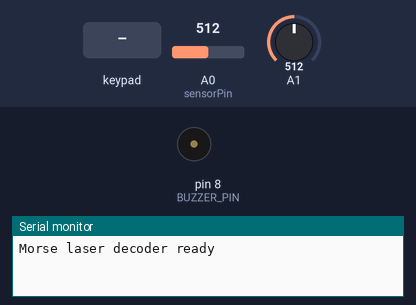
Recording of a sketch running on a simulated Arduino Uno, built with avr-gcc and run on an emulated ATmega328P. On the bench: buzzer (waves = sounding), the last lines printed to the serial monitor. Inputs (shaded band) come from the test bench; at power-on: A0 (sensorPin) = 512, A1 = 512.

Above: at 1.6 s.
1.7 s: A0 (sensorPin) set to 716
3.2 s: key '1' pressed
At 3.72 s:
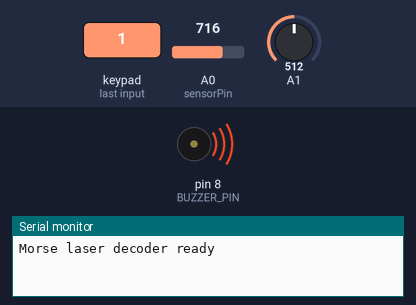
Timing chart, 0 to 6.2 s (numbered marks = the images above; inputs shaded):
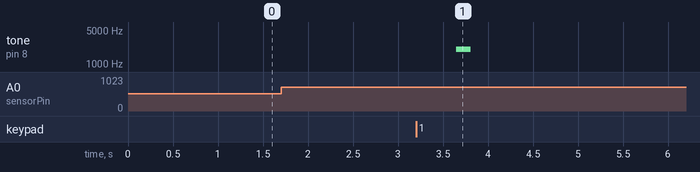

Measured:
- after the input at 3.2 s, tone on pin 8 (BUZZER_PIN): silent → 2000 Hz after 0.45 s, → silent 0.16 s later

The sketch:

Decoder.ino
```cpp
#include <Keypad.h>

const uint8_t BUZZER_PIN = 8;

uint8_t sensorPin = A0;
bool newMessage = true;

//button setup
const byte KP_ROWS = 4;
const byte KP_COLS = 4;

char keys[KP_ROWS][KP_COLS] = {
  {'1','2','3','4'},
  {'4','5','6','8'},
  {'7','8','9','0'},
  {'A','B','C','D'}
};

byte rowPins[KP_ROWS] = {9, 10, 11, 12};
byte colPins[KP_COLS] = {13, A2, A3, A4};

Keypad keypad = Keypad(makeKeymap(keys), rowPins, colPins, KP_ROWS, KP_COLS);

// define certain base thrasholds; need to be the same with emmiter
const unsigned long SAMPLE_US = 2000;

float baseline = 0;
const float AMBIENT_ALPHA = 0.005f;

float noiseLevel = 5.0f;
const float NOISE_ALPHA = 0.02f;

const float TH_ON_MULT  = 3.0f;
const float TH_OFF_MULT = 1.5f;
const float TH_ON_ADD   = 2.0f;
const float TH_OFF_ADD  = 1.0f;

const float TH_ON_MIN  = 3.0f;
const float TH_OFF_MIN = 2.0f;

const int ON_SAMPLES  = 8;
const int OFF_SAMPLES = 8;
const unsigned long MIN_EVENT_US = 30000;

// Adaptive dot time
unsigned long dotUs = 100000;
const unsigned long DOT_MIN_US = 60000;
const unsigned long DOT_MAX_US = 200000;
const float DOT_ALPHA = 0.12f;

struct Morse { char c; const char *code; };
Morse table[] = {
  {'A', ".-"}, {'B', "-..."}, {'C', "-.-."}, {'D', "-.."},
  {'E', "."}, {'F', "..-."}, {'G', "--."}, {'H', "...."},
  {'I', ".."}, {'J', ".---"}, {'K', "-.-"}, {'L', ".-.."},
  {'M', "--"}, {'N', "-."}, {'O', "---"}, {'P', ".--."},
  {'Q', "--.-"}, {'R', ".-."}, {'S', "..."}, {'T', "-"},
  {'U', "..-"}, {'V', "...-"}, {'W', ".--"}, {'X', "-..-"},
  {'Y', "-.--"}, {'Z', "--.."},
  {'0', "-----"},{'1', ".----"},{'2', "..---"},{'3', "...--"},
  {'4', "....-"},{'5', "....."},{'6', "-...."},{'7', "--..."},
  {'8', "---.."},{'9', "----."}
};

char decode(const char* code) {
  for (auto &m : table) if (!strcmp(m.code, code)) return m.c;
  return '?';
}

char buf[10];
int bufLen = 0;

void resetBuf() { bufLen = 0; buf[0] = '\0'; }
void pushSymbol(char s) {
  if (bufLen < (int)sizeof(buf) - 1) {
    buf[bufLen++] = s;
    buf[bufLen] = '\0';
  }
}
void flushChar() {
  if (bufLen == 0) return;
  char out = decode(buf);
  Serial.print(out);
  resetBuf();
}

// buzeer
bool buzzerEnabled = true;

void beepDot()  { if (buzzerEnabled) tone(BUZZER_PIN, 2000, 60); }
void beepDash() { if (buzzerEnabled) tone(BUZZER_PIN, 2000, 160); }

// laser state
bool laserOn = false;
unsigned long lastChangeUs = 0;

bool candidateState = false;
int candidateCount = 0;

bool computeRawState() {
  int x = analogRead(sensorPin);

  // Track ambient ONLY when currently OFF
  if (!laserOn) {
    baseline = (1.0f - AMBIENT_ALPHA) * baseline + AMBIENT_ALPHA * x;
  }

  float diff = x - baseline;
  if (diff < 0) diff = 0;

  if (!laserOn) {
    noiseLevel = (1.0f - NOISE_ALPHA) * noiseLevel + NOISE_ALPHA * diff;
  }

  float thOn  = max(TH_ON_MIN,  noiseLevel * TH_ON_MULT  + TH_ON_ADD);
  float thOff = max(TH_OFF_MIN, noiseLevel * TH_OFF_MULT + TH_OFF_ADD);

  if (!laserOn && diff > thOn)  return true;
  if ( laserOn && diff < thOff) return false;
  return laserOn;
}

bool readLaserState() {
  bool raw = computeRawState();

  if (raw == laserOn) {
    candidateCount = 0;
    return laserOn;
  }

  if (candidateCount == 0) {
    candidateState = raw;
    candidateCount = 1;
  } else if (raw == candidateState) {
    candidateCount++;
  } else {
    candidateState = raw;
    candidateCount = 1;
  }

  int needed = candidateState ? ON_SAMPLES : OFF_SAMPLES;
  if (candidateCount >= needed) {
    candidateCount = 0;
    return candidateState;
  }

  return laserOn;
}

// keypad inputs
void handleKey(char k) {
  if (!k) return;

  //Serial.print("Pressed: ");
  //Serial.println(k);

  if (k == '1') {
    sensorPin = (sensorPin == A0) ? A1 : A0;

    // relearn baseline quickly on the new input
    long sum = 0;
    for (int i = 0; i < 200; i++) { sum += analogRead(sensorPin); delay(2); }
    baseline = sum / 200.0f;
    noiseLevel = 5.0f;

  } else if (k == '4') {
    buzzerEnabled = !buzzerEnabled;
    noTone(BUZZER_PIN);
  }
  else if (k == 'A'){
    Serial.println("\n");
  }
}

void setup() {
  Serial.begin(115200);

  pinMode(BUZZER_PIN, OUTPUT);
  digitalWrite(BUZZER_PIN, LOW);

  // initial baseline
  long sum = 0;
  for (int i = 0; i < 200; i++) { sum += analogRead(sensorPin); delay(2); }
  baseline = sum / 200.0f;

  resetBuf();
  lastChangeUs = micros();

  Serial.println("Morse laser decoder ready \n");
  //Serial.println("Keypad: A=toggle A0/A1, B=buzzer on/off");
}

void loop() {
  // keypad
  for (int i = 0; i < 10; i++) { ///debugg    // read a few times each loop
    char k = keypad.getKey();
    if (!k) break;
    handleKey(k);
  }

  // laser state
  bool newState = readLaserState();
  unsigned long now = micros();

  if (newState != laserOn) {
    unsigned long dur = now - lastChangeUs;
    lastChangeUs = now;

    // ignore tiny glitches
    if (dur < MIN_EVENT_US) {
      laserOn = newState;
      delayMicroseconds(SAMPLE_US);
      return;
    }

    if (laserOn) {
      bool isDash = (dur > (unsigned long)(2.0f * dotUs));
      char sym = isDash ? '-' : '.';
      pushSymbol(sym);

      if (isDash) beepDash(); else beepDot();

      // update dot estimate
      if (!isDash) {
        unsigned long newDot = (unsigned long)((1.0f - DOT_ALPHA) * dotUs + DOT_ALPHA * dur);
        if (newDot < DOT_MIN_US) newDot = DOT_MIN_US;
        if (newDot > DOT_MAX_US) newDot = DOT_MAX_US;
        dotUs = newDot;
      }

    } else {
      if (dur > (unsigned long)(6.0f * dotUs)) {
        flushChar();
        Serial.print(' ');
      } else if (dur > (unsigned long)(2.5f * dotUs)) {
        flushChar();
      }
    }

    laserOn = newState;
  }

  if (!laserOn) {
    unsigned long offDur = now - lastChangeUs;
    if (bufLen > 0 && offDur > (unsigned long)(3.5f * dotUs)) {
      flushChar();
    }
  }

  delayMicroseconds(SAMPLE_US);
}
```
